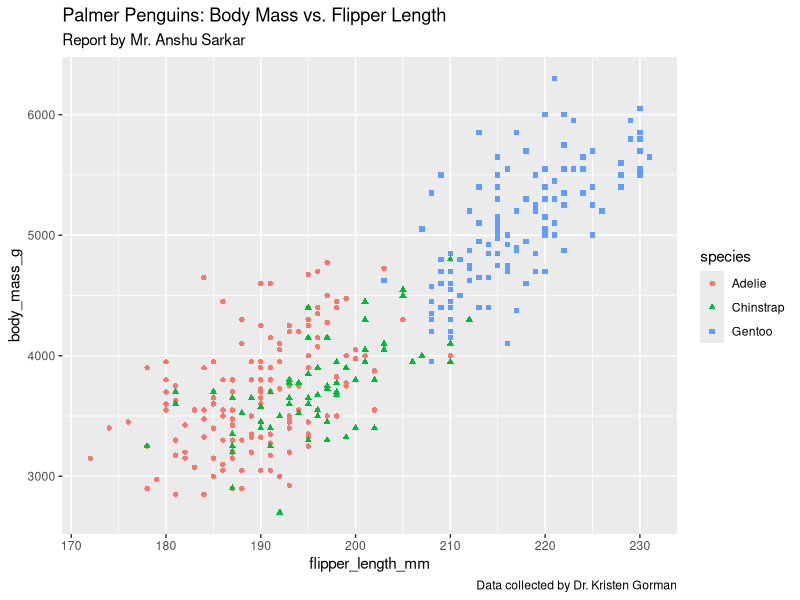

This figure's R source:
## ---- chunk 1
# Insert this portion by manullay writing ```{r} ``` or by clicking on +c symbol in Rstudio which stands for code chunck 

library('ggplot2')
library('palmerpenguins')

ggplot(data=penguins) + geom_point(mapping = aes ( x = flipper_length_mm, y = body_mass_g , color = species , shape = species)) + labs(title = "Palmer Penguins: Body Mass vs. Flipper Length" , subtitle = "Report by Mr. Anshu Sarkar" , caption = "Data collected by Dr. Kristen Gorman" )

